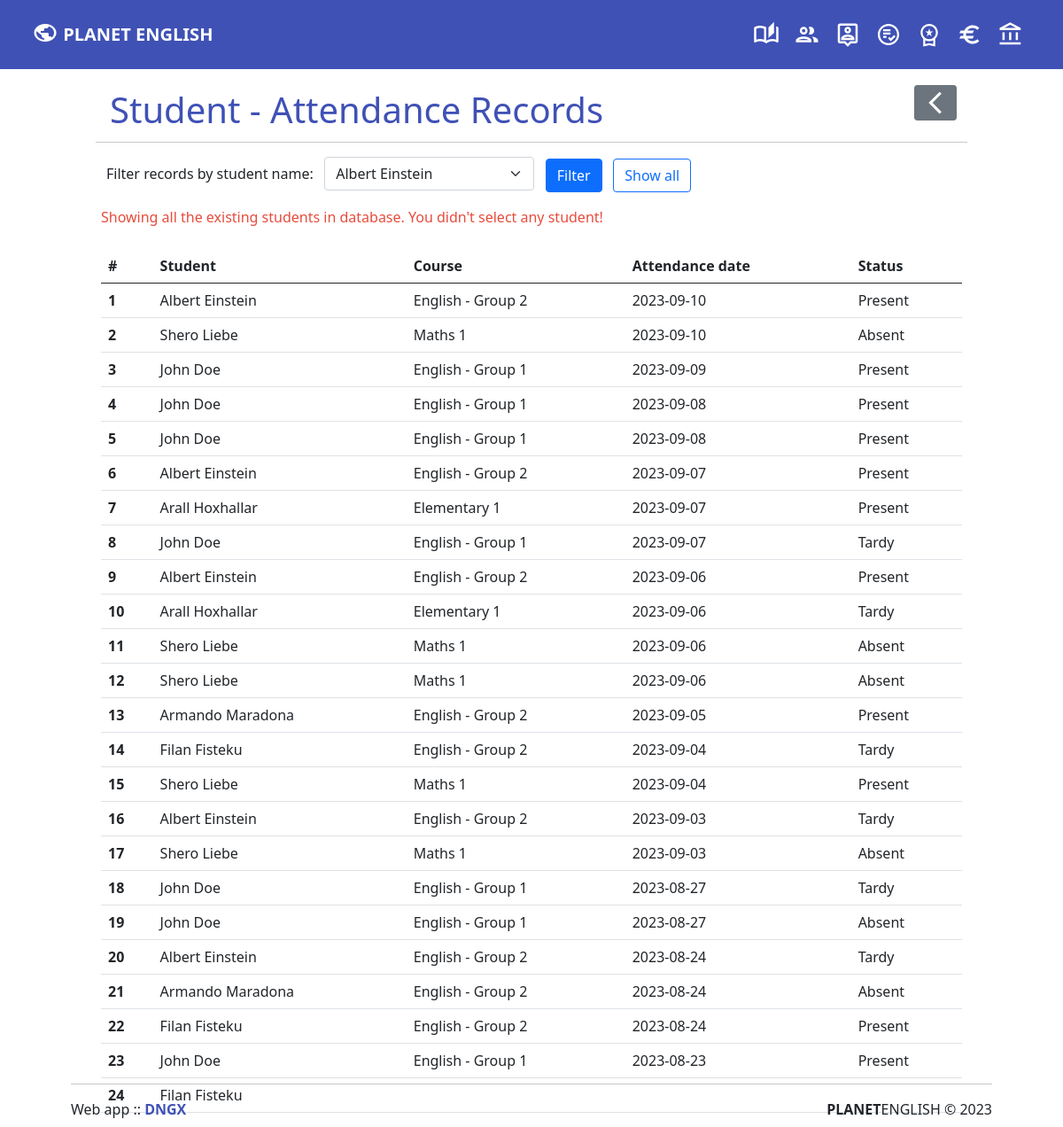
Screenshot of /r-attendances.php with the database file from the repository.
### tables this page shows
CREATE TABLE `attendances` (
  `attendance_id` int(11) NOT NULL,
  `attenrollment_id` int(11) DEFAULT NULL,
  `attendance_date` date DEFAULT NULL,
  `status` enum('Present','Absent','Tardy','') DEFAULT NULL
);

### r-attendances.php (the view, shortened to what this page needs)
<?php include('partials/menu.php'); ?>
<div class="row text-start mb-auto" style="width:90%; margin: auto; padding: 3rem; padding-bottom: unset;">
    <div class="col-md-8">
        <h1 class="p-1 text-start" style="color: #3f51b5;">Student - Attendance Records</h1>
    </div>
    <div class="col-md-4">
        <div class="text-end"><a href="m-attendances.php" class="btn btn-secondary btn-sm"><img src="img/icon-back.svg" height="30" width="30"></a></div>
    </div>
<hr>
<div class="row mb-auto" style="margin: auto;">
<div class="col-12 text-start" style="padding-left: 0;">
                  <form action="" method="POST" class="form-inline" style="padding-left: 0;">
                    <div class="col-8 text-start d-inline" style="padding-left: 0;">
                            <label for="student" class="form-label" style="padding-left: 0;">Filter records by student name: </label>
                            <select class="form-select w-25 d-inline" aria-label="Default select example" name="student">
                                <?php
                                    $sql = "SELECT DISTINCT s.first_name, s.last_name, c.course_name, g.grade_id, g.grenrollment_id, g.grade, g.grade_description FROM students s
                                            LEFT JOIN enrollments e
                                            ON s.student_id = e.enstudent_id
                                            LEFT JOIN courses c
                                            ON e.encourse_id = c.course_id
                                            LEFT JOIN grades g
                                            ON e.enrollment_id = g.grenrollment_id
                                            GROUP BY s.first_name
                                            ";
                                    $res = mysqli_query($cxn, $sql);
                                    $count = mysqli_num_rows($res);
                                    if($count>0)
                                    {
                                        while($row = mysqli_fetch_assoc($res))
                                        {
                                            $fname = $row['first_name'];
                                            $lname = $row['last_name'];
                                            $student = $fname .' '.$lname;
                                            ?>
                                            <option value="<?php echo $student; ?>"><?php echo $student; ?></option>
                                            <?php
                                        }
                                    }
                                    else
                                    {
                                        ?>
                                        <option value="0">There are no students available</option>
                                        <?php
                                    }
                                ?>
                            </select>
                            </div>
                            <div class="col-4 d-inline">&nbsp;
                            <button type="submit" class="btn btn-primary" name="filter">Filter</button>
                            </div>
                            <div class="col-4 d-inline">&nbsp;
                            <a href="r-attendances.php" class="btn btn-outline-primary" name="show">Show all</a>
                            </div>
                            </form>
                            </div>
</div>
</div>
<div class="container" style="width:83%; margin: auto;">
<table class="table">
  <thead>
    <tr>
      <th scope="col">#</th>
      <th scope="col">Student</th>
      <th scope="col">Course</th>
      <th scope="col">Attendance date</th>
      <th scope="col">Status</th>
    </tr>
  </thead>
<?php
    if(isset($_POST['filter'])){
        $student_n = $_POST['student'];
        echo "<div class='success'>Selected student name: " .$student_n. "</div><br>";
    $query = "SELECT DISTINCT s.first_name, s.last_name, c.course_name, a.attendance_id, a.attenrollment_id, a.attendance_date, a.status  FROM students s
    LEFT JOIN enrollments e
    ON s.student_id = e.enstudent_id
    LEFT JOIN courses c
    ON e.encourse_id = c.course_id
    LEFT JOIN attendances a
    ON e.enrollment_id = a.attenrollment_id
    WHERE CONCAT(s.first_name, ' ' , s.last_name) = '".$student_n."'
    -- GROUP BY s.first_name
    ";
    } else{
        echo "<div class='error'>Showing all the existing students in database. You didn't select any student!</div> <br>";
    $query = "SELECT DISTINCT s.first_name, s.last_name, c.course_name, a.attendance_id, a.attenrollment_id, a.attendance_date, a.status  FROM students s
    LEFT JOIN enrollments e
    ON s.student_id = e.enstudent_id
    LEFT JOIN courses c
    ON e.encourse_id = c.course_id
    LEFT JOIN attendances a
    ON e.enrollment_id = a.attenrollment_id
    ORDER BY a.attendance_date DESC
    ";
    }
    $result = mysqli_query($cxn, $query);
    $sn = 1;
    while ($row = mysqli_fetch_assoc($result)) {
        $fname = $row['first_name'];
        $lname = $row['last_name'];
        $cname = $row['course_name'];
        $att_date = $row['attendance_date'];
        $att_stat = $row['status'];
    ?>
    <tr>
    <th scope="row"><?php echo $sn++?></th>
            <td>
                <?php echo $fname.' '.$lname; ?>
            </td>
            <td>
                <?php echo $cname; ?>
            </td>
            <td>
                <?php echo $att_date; ?>
            </td>
            <td>
                <?php echo $att_stat; ?>
            </td>
    </tr>
    <?php
    }
?>
</table>
</div>
<?php include('partials/footer.php'); ?>

### css/admin.css (style rules this page uses)
.error { color: #e74c3c; }

### rows the page displays
attendances: fname "Albert", lname "Einstein", cname "English - Group 2", attendance_date "2023-09-10", status "Present"
attendances: fname "Shero", lname "Liebe", cname "Maths 1", attendance_date "2023-09-10", status "Absent"
attendances: fname "John", lname "Doe", cname "English - Group 1", attendance_date "2023-09-09", status "Present"
attendances: fname "John", lname "Doe", cname "English - Group 1", attendance_date "2023-09-08", status "Present"
attendances: fname "John", lname "Doe", cname "English - Group 1", attendance_date "2023-09-08", status "Present"
attendances: fname "Albert", lname "Einstein", cname "English - Group 2", attendance_date "2023-09-07", status "Present"
attendances: fname "Arall", lname "Hoxhallar", cname "Elementary 1", attendance_date "2023-09-07", status "Present"
attendances: fname "John", lname "Doe", cname "English - Group 1", attendance_date "2023-09-07", status "Tardy"
attendances: fname "Albert", lname "Einstein", cname "English - Group 2", attendance_date "2023-09-06", status "Present"
attendances: fname "Arall", lname "Hoxhallar", cname "Elementary 1", attendance_date "2023-09-06", status "Tardy"
attendances: fname "Shero", lname "Liebe", cname "Maths 1", attendance_date "2023-09-06", status "Absent"
attendances: fname "Shero", lname "Liebe", cname "Maths 1", attendance_date "2023-09-06", status "Absent"
attendances: fname "Armando", lname "Maradona", cname "English - Group 2", attendance_date "2023-09-05", status "Present"
attendances: fname "Filan", lname "Fisteku", cname "English - Group 2", attendance_date "2023-09-04", status "Tardy"
attendances: fname "Shero", lname "Liebe", cname "Maths 1", attendance_date "2023-09-04", status "Present"
attendances: fname "Albert", lname "Einstein", cname "English - Group 2", attendance_date "2023-09-03", status "Tardy"
attendances: fname "Shero", lname "Liebe", cname "Maths 1", attendance_date "2023-09-03", status "Absent"
attendances: fname "John", lname "Doe", cname "English - Group 1", attendance_date "2023-08-27", status "Tardy"
attendances: fname "John", lname "Doe", cname "English - Group 1", attendance_date "2023-08-27", status "Absent"
attendances: fname "Albert", lname "Einstein", cname "English - Group 2", attendance_date "2023-08-24", status "Tardy"
attendances: fname "Armando", lname "Maradona", cname "English - Group 2", attendance_date "2023-08-24", status "Absent"
attendances: fname "Filan", lname "Fisteku", cname "English - Group 2", attendance_date "2023-08-24", status "Present"
attendances: fname "John", lname "Doe", cname "English - Group 1", attendance_date "2023-08-23", status "Present"

### other values shown
$fname "Filan"
$lname "Fisteku"
form field student "Albert Einstein"
